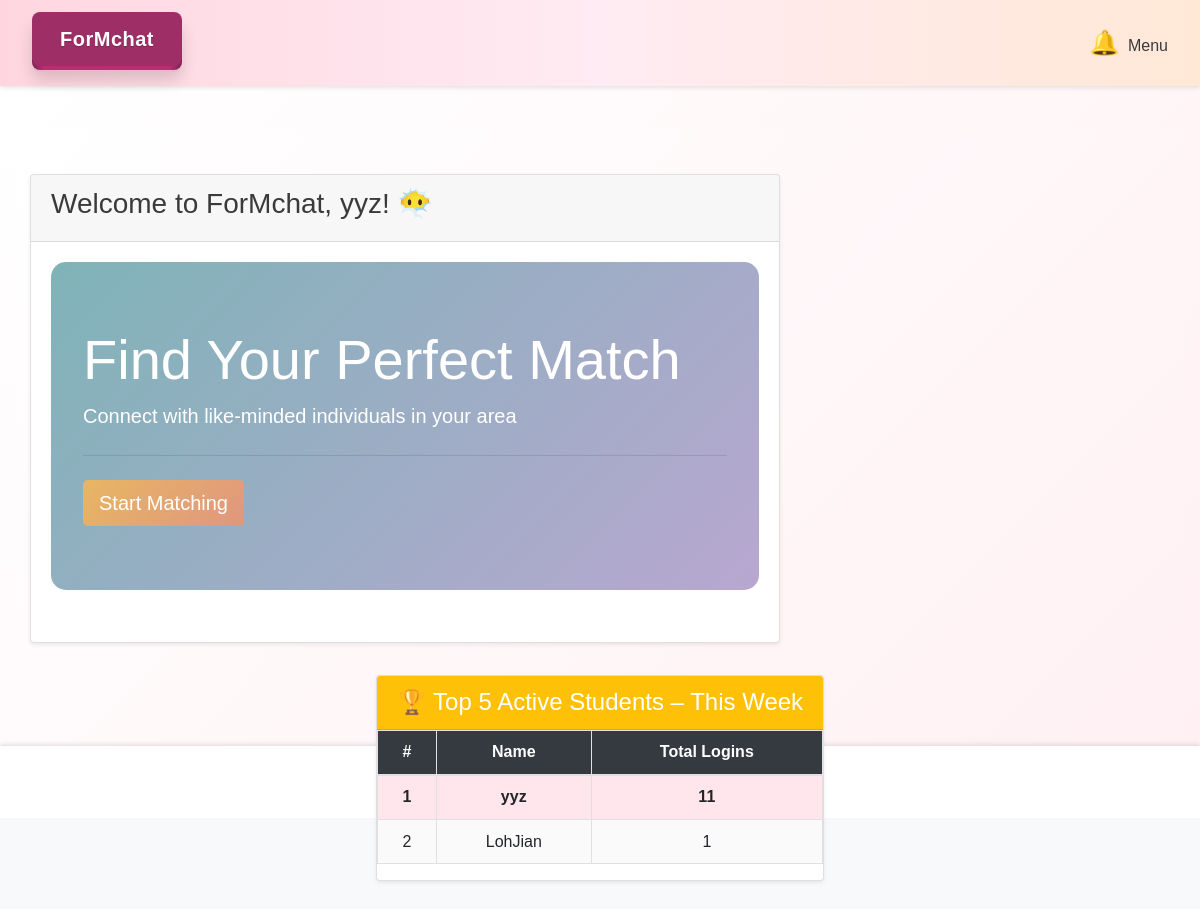
/mainpage (signed in), run on an earlier commit of the app's database.
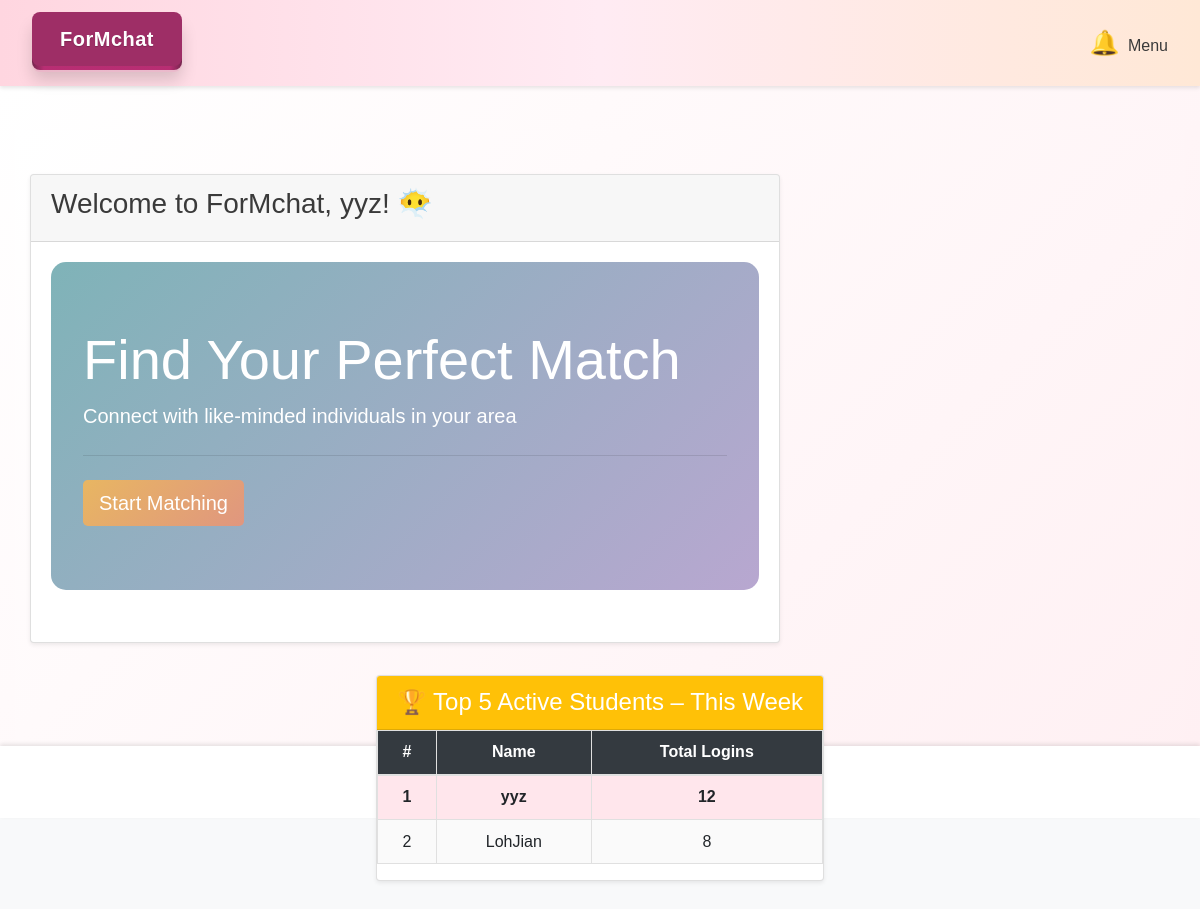
And on a later commit of the database.
### app.py (models this page shows)
class User(db.Model):
    __tablename__ = 'user'
    id = db.Column(db.Integer, primary_key=True)
    username = db.Column(db.String(100), nullable=False)
    email = db.Column(db.String(120), unique=True, nullable=False)
    password = db.Column(db.String(200), nullable=False)
    is_verified = db.Column(db.Boolean, default=False)
    verification_status = db.Column(db.String(100), default="Pending Approval")
    age = db.Column(db.Integer)
    race = db.Column(db.String(50))
    faculty = db.Column(db.String(50))
    sex = db.Column(db.String(10))
    bio = db.Column(db.Text)
    location = db.Column(db.String(100))
    avatar = db.Column(db.String(200), default=app.config['DEFAULT_AVATAR_PATH'])
    likes_received = db.relationship("Like", foreign_keys="Like.target_user_id", backref="target_user")
    loves_received = db.relationship("Love", foreign_keys="Love.target_user_id", backref="target_user")
    sent_messages = db.relationship('Message', foreign_keys='Message.sender_id', backref='sender')
    received_messages = db.relationship('Message', foreign_keys='Message.receiver_id', backref='receiver')
    last_login = db.Column(db.DateTime, default=datetime.utcnow)
    login_count = db.Column(db.Integer, default=0)

### app.py (the view)
@app.route('/mainpage')
def mainpage():
    if 'user_id' not in session:
        return redirect(url_for('login'))
    user = User.query.get(session['user_id'])
    if not user:
        flash('User not found')
        return redirect(url_for('login'))
    one_week_ago = datetime.utcnow() - timedelta(days=7)
    top_users = User.query.filter(User.last_login >= one_week_ago)\
                          .order_by(User.login_count.desc())\
                          .limit(5).all()
    return render_template('mainpage.html', user=user, users=top_users)

### app.py (called while the page is built)
@app.before_request
def before_request():
    if 'session_id' not in session:
        session['session_id'] = secrets.token_hex(16)

def generate_csrf_token():
    if 'csrf_token' not in session:
        session['csrf_token'] = secrets.token_hex(16)
    return session['csrf_token']

@app.context_processor
def inject_user_and_notifications():
    user = None
    unread_count = 0
    if 'user_id' in session:
        user_id = session['user_id']
        user = User.query.get(user_id)
        unread_count = Notification.query.filter_by(user_id=user_id, is_read=False).count()
    return dict(user=user, unread_count=unread_count)

@app.context_processor   #pass current_user to render_template() again and always available in base.html
def inject_current_user():
    user_id = session.get('user_id')
    if user_id:
        current_user = User.query.get(user_id)
        return dict(current_user=current_user)
    return dict(current_user=None)

### frontend/templates/mainpage.html (shortened to what this page needs)
{% extends "base.html" %}
{% block content %}
<head>
    <link rel="stylesheet" href="https://stackpath.bootstrapcdn.com/bootstrap/4.5.2/css/bootstrap.min.css">
    <link rel="stylesheet" href="{{ url_for('static', filename='css/style.css') }}">
</head>
<body>
    <div class="body-color">
        <div class="container-fluid mt-4">
    <div class="body-color">
        <div class="container-fluid mt-4">
            <div class="row">
                <div class="col-md-8">
                    <div class="card">
                        <div class="card-header">
                            <h3>Welcome to ForMchat, {{ user.username }}! 😶‍🌫️</h3>
                        </div>
                        <div class="card-body">
                            <div class="jumbotron">
                                <h1 class="display-4">Find Your Perfect Match</h1>
                                <p class="lead">Connect with like-minded individuals in your area</p>
                                <hr class="my-4">
                                <a class="btn start-matching-btn btn-lg" role="button" onclick="window.location.href='/matches'">Start Matching</a>
                            </div>
                        </div>
                    </div>
                </div>
                <section class="top-active box card">
                    <div class="card-header bg-warning text-white">
                        <h4 class="mb-0">🏆 Top 5 Active Students – This Week</h4>
                    </div>
                    <div class="card-body p-0">
                        <table class="leaderboard table">
                            <thead class="thead-dark">
                                <tr>
                                    <th scope="col">#</th>
                                    <th scope="col">Name</th>
                                    <th scope="col">Total Logins</th>
                                </tr>
                            </thead>
                            <tbody>
                                {% for user in users %}
                                <tr>
                                    <td>{{ loop.index }}</td>
                                    <td>{{ user.username }}</td>
                                    <td>{{ user.login_count }}</td>
                                </tr>
                                {% endfor %}
                            </tbody>
                        </table>
                    </div>
                </section>
            </div>
        </div>
    </div>
</body>
{% endblock %}

What changed in the data, as far as the page shows it:
changed User "yyz": login_count "11" → "12"
changed User "LohJian": login_count "1" → "8"
